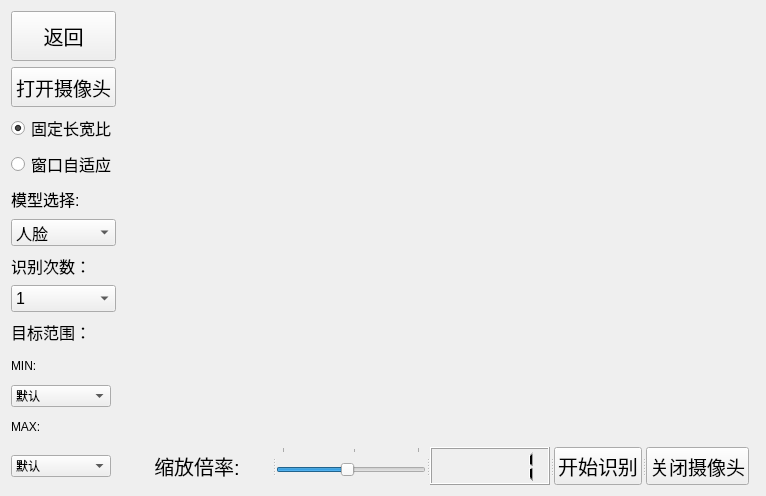
<?xml version="1.0" encoding="UTF-8"?>
<ui version="4.0">
 <class>Form</class>
 <widget class="QWidget" name="Form">
  <property name="geometry">
   <rect>
    <x>0</x>
    <y>0</y>
    <width>764</width>
    <height>496</height>
   </rect>
  </property>
  <property name="windowTitle">
   <string>摄像头识别</string>
  </property>
  <layout class="QGridLayout" name="gridLayout">
   <item row="7" column="0">
    <widget class="QComboBox" name="cmbtimes">
     <property name="font">
      <font>
       <family>Microsoft Sans Serif</family>
       <pointsize>12</pointsize>
      </font>
     </property>
     <item>
      <property name="text">
       <string>1</string>
      </property>
     </item>
     <item>
      <property name="text">
       <string>5</string>
      </property>
     </item>
     <item>
      <property name="text">
       <string>10</string>
      </property>
     </item>
     <item>
      <property name="text">
       <string>20</string>
      </property>
     </item>
    </widget>
   </item>
   <item row="5" column="0">
    <widget class="QComboBox" name="cmbmodel">
     <property name="font">
      <font>
       <family>Microsoft Sans Serif</family>
       <pointsize>12</pointsize>
      </font>
     </property>
     <item>
      <property name="text">
       <string>人脸</string>
      </property>
     </item>
     <item>
      <property name="text">
       <string>眼睛</string>
      </property>
     </item>
     <item>
      <property name="text">
       <string>左眼</string>
      </property>
     </item>
     <item>
      <property name="text">
       <string>全身</string>
      </property>
     </item>
    </widget>
   </item>
   <item row="8" column="0">
    <widget class="QLabel" name="label_6">
     <property name="maximumSize">
      <size>
       <width>16777215</width>
       <height>42</height>
      </size>
     </property>
     <property name="font">
      <font>
       <pointsize>12</pointsize>
      </font>
     </property>
     <property name="text">
      <string>目标范围：</string>
     </property>
    </widget>
   </item>
   <item row="6" column="0">
    <widget class="QLabel" name="label_5">
     <property name="maximumSize">
      <size>
       <width>16777215</width>
       <height>42</height>
      </size>
     </property>
     <property name="font">
      <font>
       <pointsize>12</pointsize>
      </font>
     </property>
     <property name="text">
      <string>识别次数：</string>
     </property>
    </widget>
   </item>
   <item row="4" column="0">
    <widget class="QLabel" name="label_2">
     <property name="maximumSize">
      <size>
       <width>16777215</width>
       <height>42</height>
      </size>
     </property>
     <property name="font">
      <font>
       <pointsize>12</pointsize>
      </font>
     </property>
     <property name="text">
      <string>模型选择:</string>
     </property>
    </widget>
   </item>
   <item row="2" column="0">
    <widget class="QRadioButton" name="radwh">
     <property name="font">
      <font>
       <pointsize>12</pointsize>
      </font>
     </property>
     <property name="text">
      <string>固定长宽比</string>
     </property>
     <property name="checked">
      <bool>true</bool>
     </property>
    </widget>
   </item>
   <item row="12" column="0">
    <widget class="QComboBox" name="cmbmax">
     <property name="maximumSize">
      <size>
       <width>100</width>
       <height>16777215</height>
      </size>
     </property>
     <item>
      <property name="text">
       <string>默认</string>
      </property>
     </item>
     <item>
      <property name="text">
       <string>500*500</string>
      </property>
     </item>
     <item>
      <property name="text">
       <string>600*600</string>
      </property>
     </item>
    </widget>
   </item>
   <item row="0" column="0">
    <widget class="QPushButton" name="pbtBack">
     <property name="minimumSize">
      <size>
       <width>0</width>
       <height>50</height>
      </size>
     </property>
     <property name="font">
      <font>
       <pointsize>15</pointsize>
      </font>
     </property>
     <property name="text">
      <string>返回</string>
     </property>
    </widget>
   </item>
   <item row="1" column="0">
    <widget class="QPushButton" name="pbtSelect">
     <property name="minimumSize">
      <size>
       <width>0</width>
       <height>40</height>
      </size>
     </property>
     <property name="font">
      <font>
       <pointsize>14</pointsize>
      </font>
     </property>
     <property name="text">
      <string>打开摄像头</string>
     </property>
    </widget>
   </item>
   <item row="3" column="0">
    <widget class="QRadioButton" name="radauto">
     <property name="font">
      <font>
       <pointsize>12</pointsize>
      </font>
     </property>
     <property name="text">
      <string>窗口自适应</string>
     </property>
    </widget>
   </item>
   <item row="10" column="0">
    <widget class="QComboBox" name="cmbmin">
     <property name="maximumSize">
      <size>
       <width>100</width>
       <height>16777215</height>
      </size>
     </property>
     <item>
      <property name="text">
       <string>默认</string>
      </property>
     </item>
     <item>
      <property name="text">
       <string>50*50</string>
      </property>
     </item>
     <item>
      <property name="text">
       <string>100*100</string>
      </property>
     </item>
     <item>
      <property name="text">
       <string>200*200</string>
      </property>
     </item>
    </widget>
   </item>
   <item row="9" column="0">
    <widget class="QLabel" name="label_4">
     <property name="maximumSize">
      <size>
       <width>60</width>
       <height>16777215</height>
      </size>
     </property>
     <property name="text">
      <string>MIN:</string>
     </property>
    </widget>
   </item>
   <item row="11" column="0">
    <widget class="QLabel" name="label_7">
     <property name="maximumSize">
      <size>
       <width>60</width>
       <height>16777215</height>
      </size>
     </property>
     <property name="text">
      <string>MAX:</string>
     </property>
    </widget>
   </item>
   <item row="12" column="1">
    <widget class="QSplitter" name="splitter_2">
     <property name="orientation">
      <enum>Qt::Horizontal</enum>
     </property>
     <widget class="QLabel" name="label_3">
      <property name="minimumSize">
       <size>
        <width>150</width>
        <height>0</height>
       </size>
      </property>
      <property name="maximumSize">
       <size>
        <width>150</width>
        <height>16777215</height>
       </size>
      </property>
      <property name="font">
       <font>
        <pointsize>15</pointsize>
       </font>
      </property>
      <property name="text">
       <string>缩放倍率:</string>
      </property>
      <property name="alignment">
       <set>Qt::AlignCenter</set>
      </property>
     </widget>
     <widget class="QSlider" name="slider">
      <property name="minimumSize">
       <size>
        <width>150</width>
        <height>10</height>
       </size>
      </property>
      <property name="maximumSize">
       <size>
        <width>150</width>
        <height>16777215</height>
       </size>
      </property>
      <property name="toolTip">
       <string>调整模型参数</string>
      </property>
      <property name="minimum">
       <number>101</number>
      </property>
      <property name="maximum">
       <number>120</number>
      </property>
      <property name="sliderPosition">
       <number>110</number>
      </property>
      <property name="orientation">
       <enum>Qt::Horizontal</enum>
      </property>
      <property name="tickPosition">
       <enum>QSlider::TicksAbove</enum>
      </property>
      <property name="tickInterval">
       <number>0</number>
      </property>
     </widget>
     <widget class="QLCDNumber" name="lcdNumber">
      <property name="minimumSize">
       <size>
        <width>120</width>
        <height>0</height>
       </size>
      </property>
      <property name="maximumSize">
       <size>
        <width>120</width>
        <height>16777215</height>
       </size>
      </property>
      <property name="font">
       <font>
        <pointsize>8</pointsize>
        <bold>true</bold>
       </font>
      </property>
      <property name="mode">
       <enum>QLCDNumber::Dec</enum>
      </property>
      <property name="intValue" stdset="0">
       <number>1</number>
      </property>
     </widget>
     <widget class="QPushButton" name="pbtRun">
      <property name="font">
       <font>
        <pointsize>15</pointsize>
       </font>
      </property>
      <property name="text">
       <string>开始识别</string>
      </property>
     </widget>
     <widget class="QPushButton" name="pbtClose">
      <property name="minimumSize">
       <size>
        <width>0</width>
        <height>30</height>
       </size>
      </property>
      <property name="font">
       <font>
        <pointsize>14</pointsize>
       </font>
      </property>
      <property name="text">
       <string>关闭摄像头</string>
      </property>
     </widget>
    </widget>
   </item>
   <item row="0" column="1" rowspan="12" colspan="2">
    <widget class="QLabel" name="label">
     <property name="maximumSize">
      <size>
       <width>16777215</width>
       <height>16777215</height>
      </size>
     </property>
     <property name="text">
      <string/>
     </property>
    </widget>
   </item>
  </layout>
 </widget>
 <resources/>
 <connections/>
</ui>
